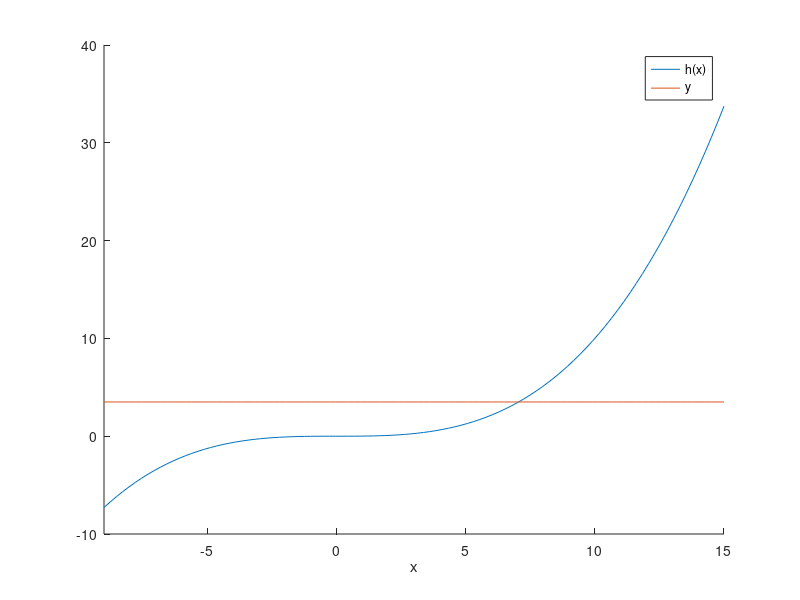
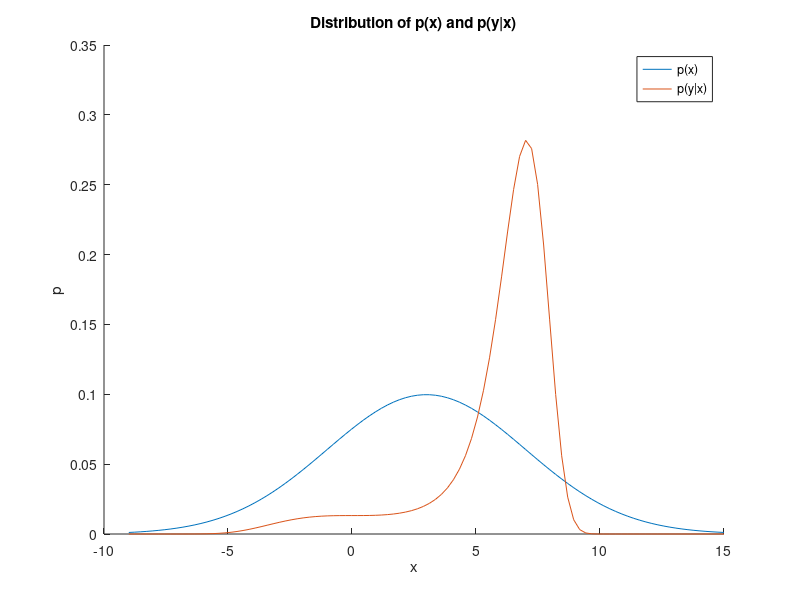
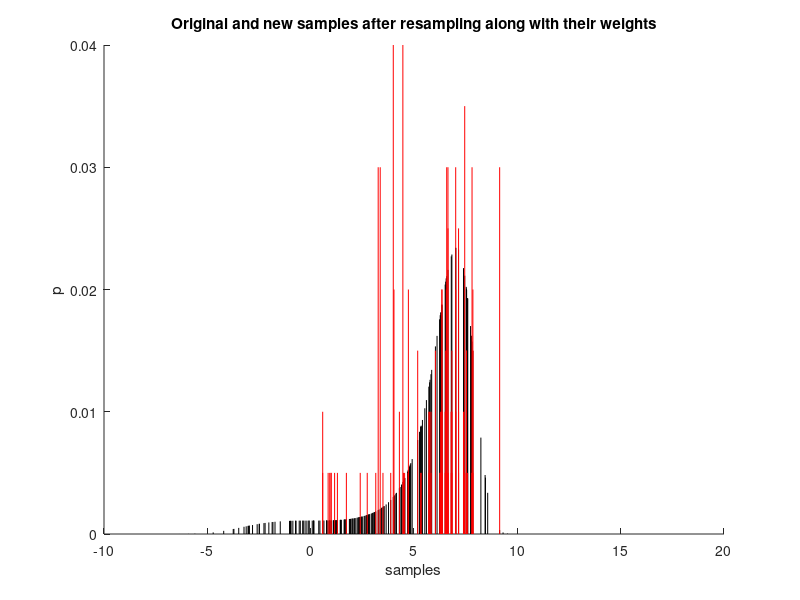

The MATLAB source for these figures, in order:
clc;clear
%% Task a
mu_x = 3;
sigma_x = 4;
x = linspace(mu_x - 3*sigma_x,mu_x + 3*sigma_x,100);
h_x = 0.01*x.^3;
y = 3.5*ones(length(x),1);
figure
xlim([mu_x - 3*sigma_x,mu_x + 3*sigma_x])
hold on
plot(x,h_x);
plot(x,y)
xlabel('x')
legend('h(x)','y')

p_x = normpdf(x,mu_x,sigma_x);
p_y = normpdf(h_x,3.5,sqrt(2));
figure
hold on
plot(x,p_x)
plot(x,p_y)
title('Distribution of p(x) and p(y|x)')
xlabel('x')
ylabel('p')
legend('p(x)','p(y|x)')

%% Task b
% Generate samples from proposal
n = 200;
samples = normrnd(mu_x,sigma_x,n,1);
pyx = normpdf(0.01*samples.^3,3.5,sqrt(2));
% y_samples = 0.01*samples.^3 + sqrt(2)*randn(n,1);
w_tilde = 1/n*pyx;
w = w_tilde/(sum(w_tilde));
E_xy = sum(samples.*w);
Var_xy = mean((E_xy-samples).^2);

% figure
% hold on
% for i = 1:n
%     plot([samples(i) samples(i)],[0, w(i)],'k');
% end


%% Task c
% Resampling
u = sort(rand(n,1));
px_cum = cumsum(w);
[~,idx1] = sort([u;px_cum]);
idx2 = find(idx1<=n);
idx = idx2 - (0:n-1)';
resamples = samples(idx);
w_resample = ones(n,1)/n;
E_resample = sum(resamples.*w_resample);

p = find([n;diff(idx);n]);
values = idx(p(1:end-1));
instances = diff(p);
temp = [unique(idx) instances];
resamples = resamples(unique(idx));
n_unique = length(instances);
w_resample = ones(n_unique,1)/n.*instances;

figure
hold on
for i = 1:n
    plot([samples(i) samples(i)],[0, w(i)],'k');
end
for i = 1:n_unique
    plot([resamples(i) resamples(i)],[0, w_resample(i)],'r');
end
xlabel('samples')
ylabel('p')
title('Original and new samples after resampling along with their weights')
